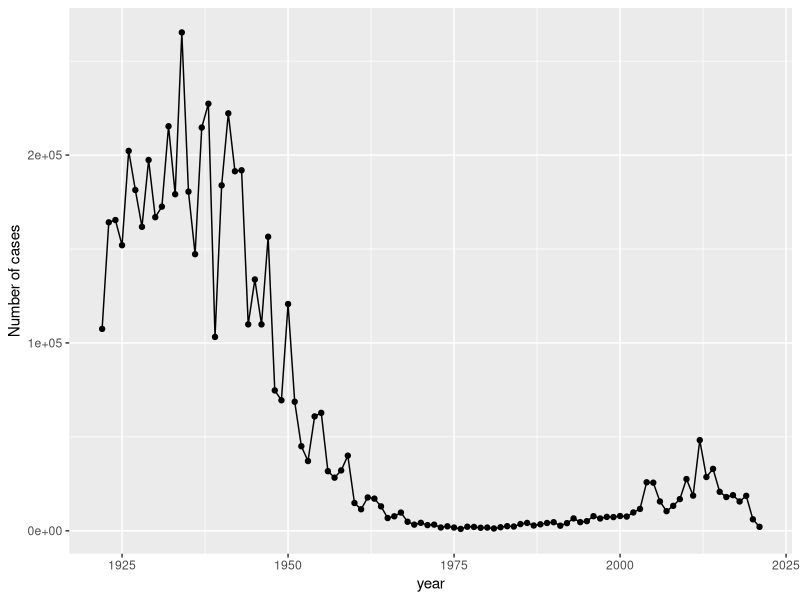
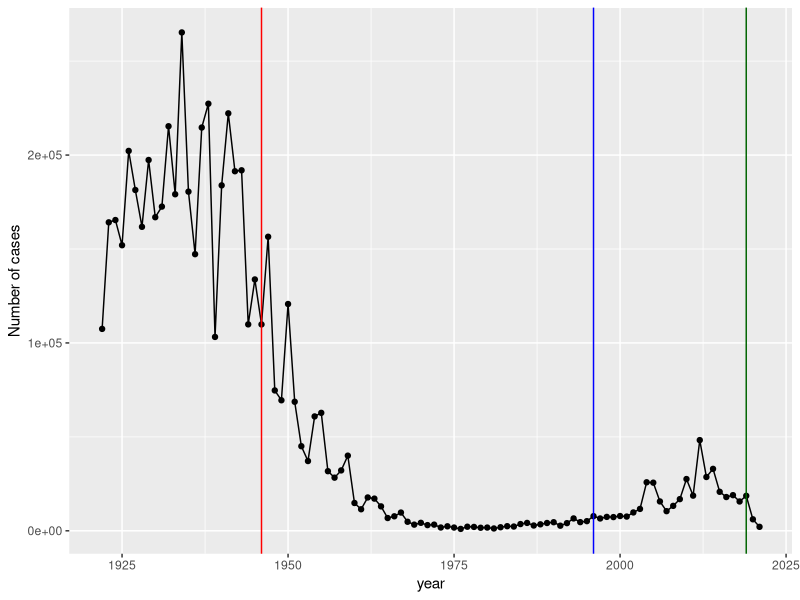

Generate these figures, in order, with R: (Note: this script raises an error after producing the figures.)
## ---- chunk 1
library(ggplot2)
library(tidyverse)
## ---- chunk 2
cdc <-
  data.frame(
                            year = c(1922L,1923L,1924L,1925L,1926L,1927L,
                                     1928L,1929L,1930L,1931L,1932L,1933L,1934L,
                                     1935L,1936L,1937L,1938L,1939L,1940L,
                                     1941L,1942L,1943L,1944L,1945L,1946L,
                                     1947L,1948L,1949L,1950L,1951L,1952L,
                                     1953L,1954L,1955L,1956L,1957L,1958L,
                                     1959L,1960L,1961L,1962L,1963L,1964L,
                                     1965L,1966L,1967L,1968L,1969L,1970L,
                                     1971L,1972L,1973L,1974L,1975L,1976L,1977L,
                                     1978L,1979L,1980L,1981L,1982L,1983L,
                                     1984L,1985L,1986L,1987L,1988L,1989L,
                                     1990L,1991L,1992L,1993L,1994L,1995L,
                                     1996L,1997L,1998L,1999L,2000L,2001L,
                                     2002L,2003L,2004L,2005L,2006L,2007L,
                                     2008L,2009L,2010L,2011L,2012L,2013L,
                                     2014L,2015L,2016L,2017L,2018L,2019L,2020L,
                                     2021L),
    cases = c(107473,164191,165418,152003,202210,181411,
                                     161799,197371,166914,172559,215343,
                                     179135,265269,180518,147237,214652,
                                     227319,103188,183866,222202,191383,191890,
                                     109873,133792,109860,156517,74715,
                                     69479,120718,68687,45030,37129,60886,
                                     62786,31732,28295,32148,40005,14809,
                                     11468,17749,17135,13005,6799,7717,9718,
                                     4810,3285,4249,3036,3287,1759,2402,
                                     1738,1010,2177,2063,1623,1730,1248,
                                     1895,2463,2276,3589,4195,2823,3450,4157,
                                     4570,2719,4083,6586,4617,5137,7796,
                                     6564,7405,7298,7867,7580,9771,11647,
                                     25827,25616,15632,10454,13278,16858,
                                     27550,18719,48277,28639,32971,20762,
                                     17972,18975,15609,18617,6124,2116)
  )
## ---- chunk 3
ggplot(cdc) +
  aes(x=year, y=cases) +
  geom_point() +
  geom_line() +
  labs(x= "year", y="Number of cases")
## ---- chunk 4
ggplot(cdc) +
  aes(x=year, y=cases) +
  geom_point() +
  geom_line() +
  labs(x= "year", y="Number of cases") +
  geom_vline(xintercept = 1946, color= "red") +
  geom_vline(xintercept = 1996, color= "blue") +
  geom_vline(xintercept = 2019, color= "darkgreen") 
  
## ---- chunk 5
# Allows us to read, write and process JSON data
library(jsonlite)
## ---- chunk 6
subject <- read_json("https://www.cmi-pb.org/api/subject", simplifyVector = TRUE) 
head(subject, 3)
## ---- chunk 7
table(subject$infancy_vac)
## ---- chunk 8
table(subject$biological_sex)
## ---- chunk 9
table(subject$race, subject$biological_sex) 
## ---- chunk 10
library(lubridate)
today()
## ---- chunk 11
today() - ymd("2000-01-01")
## ---- chunk 12
time_length( today() - ymd("2000-01-01"),  "years")
## ---- chunk 13
# Use todays date to calculate age in days
subject$age <- today() -  ymd(subject$year_of_birth)

## ---- chunk 14
library(dplyr)

ap <- subject %>% filter(infancy_vac == "aP")

round( summary( time_length( ap$age, "years" ) ) )
## ---- chunk 15
# wP
wp <- subject %>% filter(infancy_vac == "wP")
round( summary( time_length( wp$age, "years" ) ) )
## ---- chunk 16
int <- ymd(subject$date_of_boost) - ymd(subject$year_of_birth)
age_at_boost <- time_length(int, "year")
head(age_at_boost)
## ---- chunk 17
ggplot(subject) +
  aes(time_length(age, "year"),
      fill=as.factor(infancy_vac)) +
  geom_histogram(show.legend=FALSE) +
  facet_wrap(vars(infancy_vac), nrow=2) 
## ---- chunk 18
ggplot(subject) +
  aes(age_at_boost,
      fill=as.factor(infancy_vac)) +
  geom_histogram(show.legend=FALSE) +
  facet_wrap(vars(infancy_vac), nrow=2) 
## ---- chunk 19
x <- t.test(time_length( wp$age, "years" ),
       time_length( ap$age, "years" ))

x$p.value
## ---- chunk 20
# Complete the API URLs...
specimen <- read_json("https://www.cmi-pb.org/api/specimen", simplifyVector = TRUE) 
titer <- read_json("https://www.cmi-pb.org/api/plasma_ab_titer", simplifyVector = TRUE) 
## ---- chunk 21
meta <- inner_join(specimen, subject)
dim(meta)
head(meta)
## ---- chunk 22
abdata <- inner_join(titer, meta)
dim(abdata)
## ---- chunk 23
table(abdata$isotype)

## ---- chunk 24
table(abdata$dataset)
## ---- chunk 25
igg <- abdata %>% filter(isotype == "IgG")
head(igg)
## ---- chunk 26
ggplot(igg) +
  aes(MFI_normalised, antigen) +
  geom_boxplot() + 
  facet_wrap(vars(visit), nrow=2)
## ---- chunk 27
ggplot(igg) +
  aes(MFI_normalised, antigen, col=infancy_vac ) +
  geom_boxplot(show.legend = FALSE) + 
  facet_wrap(vars(visit), nrow=2) +
  xlim(0,75) +
  theme_bw()
## ---- chunk 28
igg %>% filter(visit != 8) %>%
ggplot() +
  aes(MFI_normalised, antigen, col=infancy_vac ) +
  geom_boxplot(show.legend = FALSE) + 
  xlim(0,75) +
  facet_wrap(vars(infancy_vac, visit), nrow=2)
## ---- chunk 29
filter(igg, antigen=="OVA") %>%
  ggplot() +
  aes(MFI_normalised, col=infancy_vac) +
  geom_boxplot(show.legend = "antigen") +
  facet_wrap(vars(visit)) +
  theme_bw()
## ---- chunk 30
filter(igg, antigen=="FIM2/3") %>%
  ggplot() +
  aes(MFI_normalised, col=infancy_vac) +
  geom_boxplot(show.legend = "antigen") +
  facet_wrap(vars(visit)) +
  theme_bw()
## ---- chunk 31
filter(igg, antigen=="PT") %>%
  ggplot() +
  aes(MFI_normalised, col=infancy_vac) +
  geom_boxplot(show.legend = "antigen") +
  facet_wrap(vars(visit)) +
  theme_bw()
## ---- chunk 32
#abdata$planned_day_relative_to_boost
## ---- chunk 33
abdata.21 <- abdata %>% filter(dataset == "2021_dataset")

abdata.21 %>% 
  filter(isotype == "IgG",  antigen == "PT") %>%
  ggplot() +
    aes(x=planned_day_relative_to_boost,
        y=MFI_normalised,
        col=infancy_vac) +
    geom_point() +
    geom_line() +
    geom_vline(xintercept=0, linetype="dashed") +
    geom_vline(xintercept=14, linetype="dashed") +
  labs(title="2021 dataset IgG PT",
       subtitle = "Dashed lines indicate day 0 (pre-boost) and 14 (apparent peak levels)") +
  geom_line(aes(group=subject_id), linewidth= 0.5, alpha= 0.5) + 
  geom_smooth(se=F, span = 0.4, linewidth=3)

## ---- chunk 34
abdata.22 <- abdata %>% filter(dataset == "2022_dataset")

abdata.22 %>% 
  filter(isotype == "IgG",  antigen == "PT") %>%
  ggplot() +
    aes(x=planned_day_relative_to_boost,
        y=MFI_normalised,
        col=infancy_vac) +
    geom_point() +
    geom_line() +
  labs(title="2022 dataset IgG PT") +
  geom_line(aes(group=subject_id), linewidth= 0.5, alpha= 0.5) + 
  geom_smooth(se=F, span = 0.4, linewidth=3)
## ---- chunk 35
url <- "https://www.cmi-pb.org/api/v2/rnaseq?versioned_ensembl_gene_id=eq.ENSG00000211896.7"

rna <- read_json(url, simplifyVector = TRUE) 
## ---- chunk 36
#meta <- inner_join(specimen, subject)
ssrna <- inner_join(rna, meta)
## ---- chunk 37
ggplot(ssrna) +
  aes(visit, tpm, group=subject_id) +
  geom_point() +
  geom_line(alpha=0.2)
